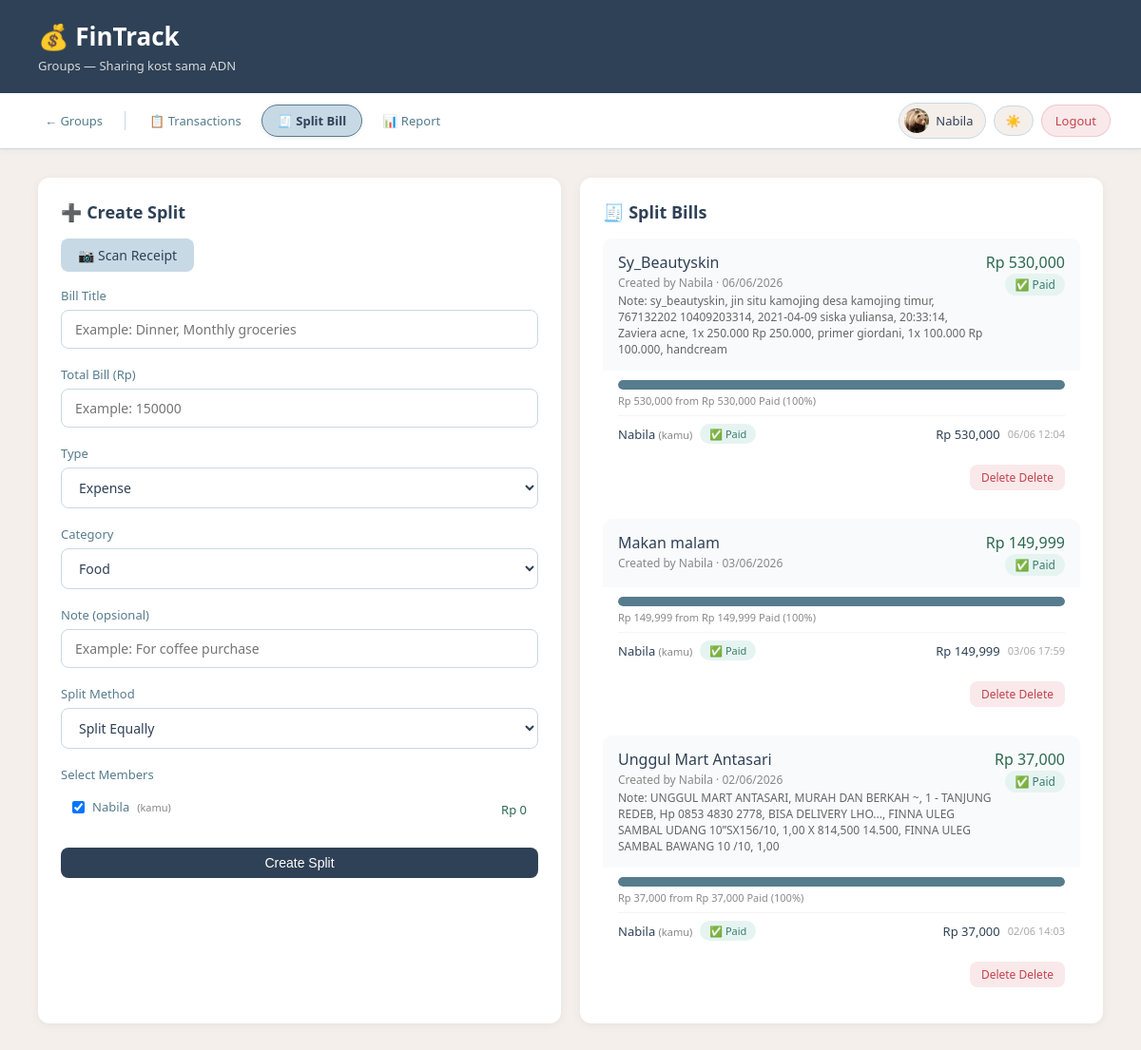
The page /groups/1/split (signed in) on the database its author committed.
### app.py (models this page shows)
class Group(db.Model):
    id         = db.Column(db.Integer, primary_key=True)
    name       = db.Column(db.String(100), nullable=False)
    code       = db.Column(db.String(8),   unique=True, nullable=False)
    created_by = db.Column(db.Integer, db.ForeignKey('user.id'), nullable=False)
    created_at = db.Column(db.DateTime, default=datetime.utcnow)
    members    = db.relationship('GroupMember',     backref='group', lazy=True)
    funds      = db.relationship('GroupFund',       backref='group', lazy=True)
    logs       = db.relationship('ActivityLog',     backref='group', lazy=True)

class User(UserMixin, db.Model):
    id           = db.Column(db.Integer, primary_key=True)
    name         = db.Column(db.String(100), nullable=False)
    email        = db.Column(db.String(100), unique=True, nullable=False)
    password     = db.Column(db.String(200), nullable=False)
    photo        = db.Column(db.String(200), nullable=True)
    language     = db.Column(db.String(5),  default='id')
    theme        = db.Column(db.String(10), default='light')
    notif_popup  = db.Column(db.Boolean,    default=True)
    timezone     = db.Column(db.String(50), default='Asia/Jakarta')
    created_at   = db.Column(db.DateTime,   default=datetime.utcnow)
    transactions = db.relationship('Transaction', backref='user', lazy=True)

class GroupMember(db.Model):
    id        = db.Column(db.Integer, primary_key=True)
    group_id  = db.Column(db.Integer, db.ForeignKey('group.id'), nullable=False)
    user_id   = db.Column(db.Integer, db.ForeignKey('user.id'),  nullable=False)
    role      = db.Column(db.String(10), default='member')  # admin / member
    joined_at = db.Column(db.DateTime,  default=datetime.utcnow)
    user      = db.relationship('User', backref='group_memberships')

class SplitBill(db.Model):
    id           = db.Column(db.Integer, primary_key=True)
    group_id     = db.Column(db.Integer, db.ForeignKey('group.id'),  nullable=False)
    created_by   = db.Column(db.Integer, db.ForeignKey('user.id'),   nullable=False)
    title        = db.Column(db.String(100), nullable=False)
    total_amount = db.Column(db.Float,       nullable=False)
    note         = db.Column(db.String(200), nullable=True)
    created_at   = db.Column(db.DateTime,    default=datetime.utcnow)
    splits       = db.relationship('SplitDetail', backref='bill', lazy=True)
    creator      = db.relationship('User', backref='split_bills')

class SplitDetail(db.Model):
    id      = db.Column(db.Integer, primary_key=True)
    bill_id = db.Column(db.Integer, db.ForeignKey('split_bill.id'), nullable=False)
    user_id = db.Column(db.Integer, db.ForeignKey('user.id'),       nullable=False)
    amount  = db.Column(db.Float,   nullable=False)
    is_paid = db.Column(db.Boolean, default=False)
    paid_at = db.Column(db.DateTime, nullable=True)
    user    = db.relationship('User', backref='split_details')

### app.py (the view)
@app.route('/groups/<int:group_id>/split')
@login_required
def split_list(group_id):
    group  = Group.query.get_or_404(group_id)
    member = GroupMember.query.filter_by(group_id=group_id, user_id=current_user.id).first()
    if not member:
        flash('Kamu bukan anggota grup ini!', 'danger')
        return redirect(url_for('groups'))
    bills   = SplitBill.query.filter_by(group_id=group_id)\
                       .order_by(SplitBill.created_at.desc()).all()
    members = GroupMember.query.filter_by(group_id=group_id).all()
    return render_template('split_bill.html', group=group, bills=bills,
                           members=members, current_user=current_user)

### templates/split_bill.html (shortened to what this page needs)
<!DOCTYPE html>
<html lang="id">
<head>
    <link rel="stylesheet" href="{{ url_for('static', filename='style.css') }}">
</head>
<body>
<header>
    <h1>💰 FinTrack</h1>
    <p>{{ t['nav_sharing'] }} — {{ group.name }}</p>
</header>
{% set active = 'split' %}
<nav class="navbar">
    <a href="/groups" class="nav-back">← {{ t['nav_sharing'] }}</a>
    <a href="/groups/{{ group.id }}" class="nav-link{{ ' active' if active == 'detail' else '' }}">📋 {{ t['nav_transaction'] }}</a>
    <a href="/groups/{{ group.id }}/split" class="nav-link{{ ' active' if active == 'split' else '' }}">🧾 {{ t['split_bill'] }}</a>
    <a href="/groups/{{ group.id }}/report" class="nav-link{{ ' active' if active == 'report' else '' }}">📊 {{ t['nav_report'] }}</a>
    <div class="nav-right">
        <div class="user-chip">
            <div class="user-avatar">
                {% if current_user.photo %}
                    <img src="{{ url_for('static', filename='uploads/' + current_user.photo) }}" alt="foto">
                {% else %}
                    👤
                {% endif %}
            </div>
            <span>{{ current_user.name }}</span>
        </div>
        <button class="theme-toggle" onclick="toggleTheme()">
            <span class="theme-icon">☀️</span>
        </button>
        <a href="/logout" class="btn-logout">{{ t['logout'] }}</a>
    </div>
</nav>
<main>
    <div style="display:grid; grid-template-columns:1fr 1fr; gap:20px;">
        <div class="card">
            <h2>➕ {{ t['create_split'] }}</h2>
            <div style="display:flex; justify-content:space-between; align-items:center; margin-bottom:16px;">
    <a href="/groups/{{ group.id }}/split/scan" class="btn btn-secondary">
        📷 {{ t['scan_receipt'] }}
    </a>
</div>
            <form method="POST" action="/groups/{{ group.id }}/split/create"
                  id="split-form" style="margin-top:16px;">
                <div class="form-group">
                    <label>{{ t['bill_title'] }}</label>
                    <input type="text" name="title"
                           placeholder="{{ t['bill_title_placeholder'] }}" required>
                </div>
                <div class="form-group">
                    <label>{{ t['total_bill'] }}</label>
                    <input type="number" name="total_amount" id="total-amount"
                           placeholder="{{ t['total_bill_placeholder'] }}" min="0"
                           oninput="updateEqual()" required>
                </div>
                <div class="form-group">
                <label>{{ t['form_type'] }}</label>
                <select name="type">
                    <option value="expense">{{ t['expense'] }}</option>
                </select>
            </div>
            <div class="form-group">
                <label>{{ t['form_category'] }}</label>
                <select name="category">
                    <option value="Makanan">{{ t['food'] }}</option>
                </select>
            </div>
                <div class="form-group">
                    <label>{{ t['note'] }} (opsional)</label>
                    <input type="text" name="note" placeholder="{{ t['note_placeholder'] }}">
                </div>
                <div class="form-group">
                    <label>{{ t['split_method'] }}</label>
                    <select name="split_type" id="split-type"
                            onchange="toggleSplitType()">
                        <option value="equal">{{ t['equal_split'] }}</option>
                    </select>
                </div>
                <div class="form-group">
                    <label>{{ t['select_members'] }}</label>
                    <div style="display:flex; flex-direction:column; gap:8px; margin-top:4px;">
                        {% for m in members %}
                        <div style="display:flex; align-items:center;
                                    justify-content:space-between; padding:10px 12px;
                                    border:0.5px solid var(--color-border-tertiary);
                                    border-radius:8px;">
                            <label style="display:flex; align-items:center;
                                          gap:8px; cursor:pointer; font-weight:400;">
                                <input type="checkbox" name="member_ids"
                                       value="{{ m.user_id }}"
                                       onchange="updateEqual()"
                                       {{ 'checked' if m.user_id == current_user.id }}>
                                {{ m.user.name }}
                                {% if m.user_id == current_user.id %}
                                <span style="font-size:11px; color:#888;">(kamu)</span>
                                {% endif %}
                            </label>
                            <span class="equal-info"
                                  style="font-size:13px; color:#2d6a4f; font-weight:500;">
                            </span>
                        </div>
                        {% endfor %}
                    </div>
                </div>
                <button type="submit" class="btn btn-primary" style="width:100%;">
                    {{ t['create_split'] }}
                </button>
            </form>
        </div>
        <div>
            <div class="card">
                <h2>🧾 {{ t['split_bills'] }}</h2>
                {% if bills %}
                    <div style="display:flex; flex-direction:column;
                                gap:16px; margin-top:16px;">
                        {% for bill in bills %}
                        {% set total_paid = bill.splits
                             |selectattr('is_paid','equalto',true)
                             |sum(attribute='amount') %}
                        {% set all_paid = bill.splits|selectattr('is_paid','equalto',false)|list|length == 0 %}
                        <div style="border:0.5px solid var(--color-border-tertiary);
                                    border-radius:10px; overflow:hidden;">
                            <div style="padding:14px 16px; background:#f9fafb;
                                        display:flex; justify-content:space-between;
                                        align-items:flex-start;">
                                <div>
                                    <p style="font-weight:500; margin-bottom:2px;">
                                        {{ bill.title }}
                                    </p>
                                    <p style="font-size:12px; color:#888;">
                                        {{ t['created_by'] }} {{ bill.creator.name }} ·
                                        {{ bill.created_at.strftime('%d/%m/%Y') }}
                                    </p>
                                    {% if bill.note %}
                                    <p style="font-size:12px; color:#666; margin-top:2px;">
                                        {{ t['note'] }}: {{ bill.note }}
                                    </p>
                                    {% endif %}
                                </div>
                                <div style="text-align:right;">
                                    <p style="white-space:nowrap; color:#2d6a4f;">
                                        Rp {{ "{:,.0f}".format(bill.total_amount) }}
                                    </p>
                                    {% if all_paid %}
                                    <span class="badge badge-income" style="white-space:nowrap;">✅ {{ t['paid'] }}</span>
                                    {% else %}
                                    <span class="badge badge-expense" style="white-space:nowrap;">⏳ {{ t['not_paid'] }}</span>
                                    {% endif %}
                                </div>
                            </div>
                            {% if bill.total_amount > 0 %}
                            {% set pct_paid = (total_paid / bill.total_amount * 100) %}
                            <div style="padding:0 16px;">
                                <div class="progress-bar-bg" style="margin:10px 0 4px;">
                                    <div class="progress-bar-fill fill-safe"
                                         style="width:{{ pct_paid }}%"></div>
                                </div>
                                <p style="font-size:11px; color:#888; margin-bottom:8px;">
                                    Rp {{ "{:,.0f}".format(total_paid) }} {{ t['from'] }}
                                    Rp {{ "{:,.0f}".format(bill.total_amount) }} {{ t['paid'] }} ({{ "{:.0f}".format(pct_paid) }}%)
                                </p>
                            </div>
                            {% endif %}
                            <div style="padding:0 16px 14px;">
                                {% for detail in bill.splits %}
                                <div style="display:flex; justify-content:space-between;
                                            align-items:center; padding:8px 0;
                                            border-top:0.5px solid #f3f4f6;">
                                    <div style="display:flex; align-items:center; gap:8px; ">
                                        <span style="font-size:13px;">
                                            {{ detail.user.name }}
                                            {% if detail.user_id == current_user.id %}
                                            <span style="font-size:11px; color:#888;">(kamu)</span>
                                            {% endif %}
                                        </span>
                                        {% if detail.is_paid %}
                                        <span class="badge badge-income"
                                              style="font-size:11px;" >✅ {{ t['paid'] }}</span>
                                        {% else %}
                                        <span class="badge badge-expense"
                                              style="font-size:11px;">{{ t['not_paid'] }}</span>
                                        {% endif %}
                                    </div>
                                    <div style="display:flex; align-items:center; gap:8px;">
                                        <span style="font-weight:500; font-size:13px; white-space:nowrap;">
                                            Rp {{ "{:,.0f}".format(detail.amount) }}
                                        </span>
                                        {% if detail.paid_at %}
                                        <span style="font-size:11px; color:#aaa;">
                                            {{ detail.paid_at.strftime('%d/%m %H:%M') }}
                                        </span>
                                        {% endif %}
                                    </div>
                                </div>
                                {% endfor %}
                            </div>
                            {% if bill.created_by == current_user.id %}
                            <div style="padding:0 16px 14px; text-align:right;">
                                <a href="/groups/{{ group.id }}/split/{{ bill.id }}/delete"
                                   class="btn btn-danger"
                                   style="font-size:12px;"
                                   onclick="return confirm('{{ t['confirm_delete_bill'] }}')">
                                     {{ t['delete_bill'] }}
                                    {{ t['delete_bill'] }}
                                </a>
                            </div>
                            {% endif %}
                        </div>
                        {% endfor %}
                    </div>
                {% else %}
                    <p class="empty-msg">{{ t['no_split_bills'] }}</p>
                {% endif %}
            </div>
        </div>
    </div>
</main>
</body>
</html>

### rows shown on the page
Group: name "Sharing kost sama ADN"
User: photo (picture), name "Nabila"
GroupMember: user.name "Nabila", shows "(kamu)"
SplitBill: title "Sy_Beautyskin", created_by "Created by", creator.name "Nabila", created_at "06/06/2026", note "Note", note "sy_beautyskin, jin situ kamojing desa kamojing timur, 767132202 10409203314, 2021-04-09 siska yuliansa, 20:33:14, Zaviera acne, 1x 250.000 Rp 250.000, primer giordani, 1x 100.000 Rp 100.000, handcream", total_amount "530,000", paid "Paid", {{ pct_paid }} 100.0 (drawn), total_paid "530,000", from "from", pct_paid "100", delete_bill "Delete"
SplitDetail: user.name "Nabila", shows "(kamu)", paid "Paid", amount "530,000", paid_at "06/06 12:04"
SplitBill: title "Makan malam", created_by "Created by", creator.name "Nabila", created_at "03/06/2026", total_amount "149,999", paid "Paid", {{ pct_paid }} 100.0 (drawn), total_paid "149,999", from "from", pct_paid "100", delete_bill "Delete"
SplitDetail: user.name "Nabila", shows "(kamu)", paid "Paid", amount "149,999", paid_at "03/06 17:59"
SplitBill: title "Unggul Mart Antasari", created_by "Created by", creator.name "Nabila", created_at "02/06/2026", note "Note", note "UNGGUL MART ANTASARI, MURAH DAN BERKAH ~, 1 - TANJUNG REDEB, Hp 0853 4830 2778, BISA DELIVERY LHO..., FINNA ULEG SAMBAL UDANG 10”SX156/10, 1,00 X 814,500 14.500, FINNA ULEG SAMBAL BAWANG 10 /10, 1,00", total_amount "37,000", paid "Paid", {{ pct_paid }} 100.0 (drawn), total_paid "37,000", from "from", pct_paid "100", delete_bill "Delete"
SplitDetail: user.name "Nabila", shows "(kamu)", paid "Paid", amount "37,000", paid_at "02/06 14:03"

### other values the page prints
{{ t['nav_sharing'] }} "Groups"
{{ t['nav_transaction'] }} "Transactions"
{{ t['split_bill'] }} "Split Bill"
{{ t['nav_report'] }} "Report"
{{ t['logout'] }} "Logout"
{{ t['create_split'] }} "Create Split"
{{ t['scan_receipt'] }} "Scan Receipt"
{{ t['bill_title'] }} "Bill Title"
{{ t['total_bill'] }} "Total Bill (Rp)"
{{ t['form_type'] }} "Type"
{{ t['form_category'] }} "Category"
{{ t['note'] }} "Note"
{{ t['split_method'] }} "Split Method"
{{ t['select_members'] }} "Select Members"
{{ t['split_bills'] }} "Split Bills"
